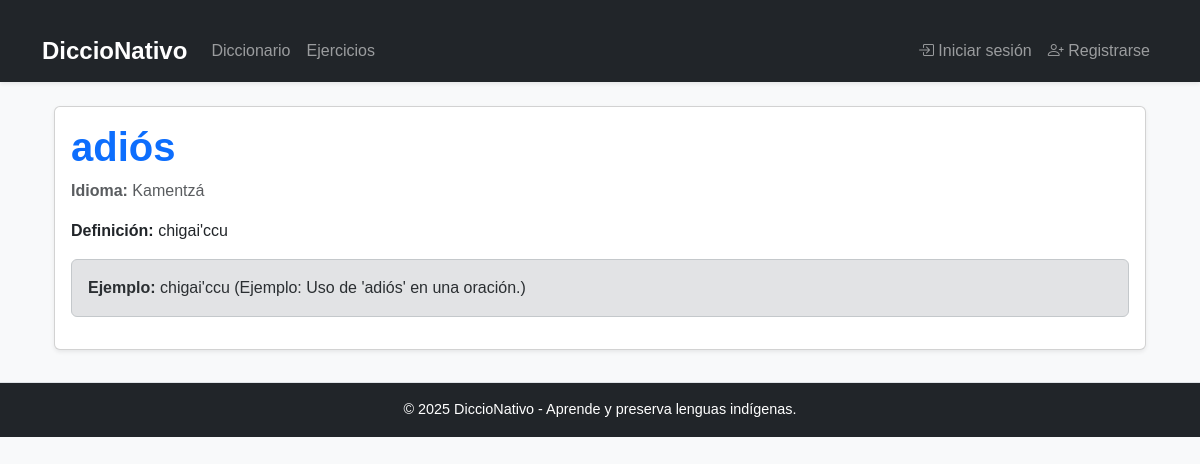
Page /vocabulario/word/5/ on the committed database.
### vocabulario/models.py (models this page shows, shortened)
class Word(models.Model):
    term = models.CharField(max_length=100, help_text="La palabra en la lengua indígena")
    translation = models.CharField(max_length=150, help_text="Traducción de la palabra")
    language = models.CharField(max_length=50, help_text="Nombre de la lengua indígena")
    example = models.TextField(blank=True, null=True, help_text="Ejemplo de uso de la palabra")
    created_at = models.DateTimeField(auto_now_add=True)
    updated_at = models.DateTimeField(auto_now=True)

### vocabulario/views.py (the view)
# urls.py: path("word/<int:pk>/", WordDetailView.as_view(), name="word_detail"),
class WordDetailView(DetailView):
    model = Word
    template_name = "vocabulario/word_detail.html"

### templates/vocabulario/word_detail.html (shortened to what this page needs)
{% extends "base.html" %}
{% block content %}
<div class="container mt-4">
    <div class="card shadow-sm">
        <div class="card-body">
            <h1 class="fw-bold text-primary">{{ word.term }}</h1>
            <p class="text-muted"><strong>Idioma:</strong> {{ word.language }}</p>
            <p><strong>Definición:</strong> {{ word.translation }}</p>
            {% if word.example %}
                <div class="alert alert-secondary">
                    <strong>Ejemplo:</strong> {{ word.example }}
                </div>
            {% endif %}
        </div>
    </div>
</div>
{% endblock content %}

### static/css/base.css (style rules this page uses)
body { font-family: 'Source Sans Pro', sans-serif; background-color: #f8f9fa; color: #343a40; margin: 0; padding: 0; }
h1, h2, h3, h4, h5, h6 { font-family: 'Source Sans Pro', sans-serif; font-weight: 700; }
.container { margin-top: 20px; }

### rows in the picture
Word: term "adiós", language "Kamentzá", translation "chigai'ccu", example "chigai'ccu (Ejemplo: Uso de 'adiós' en una oración.)"
